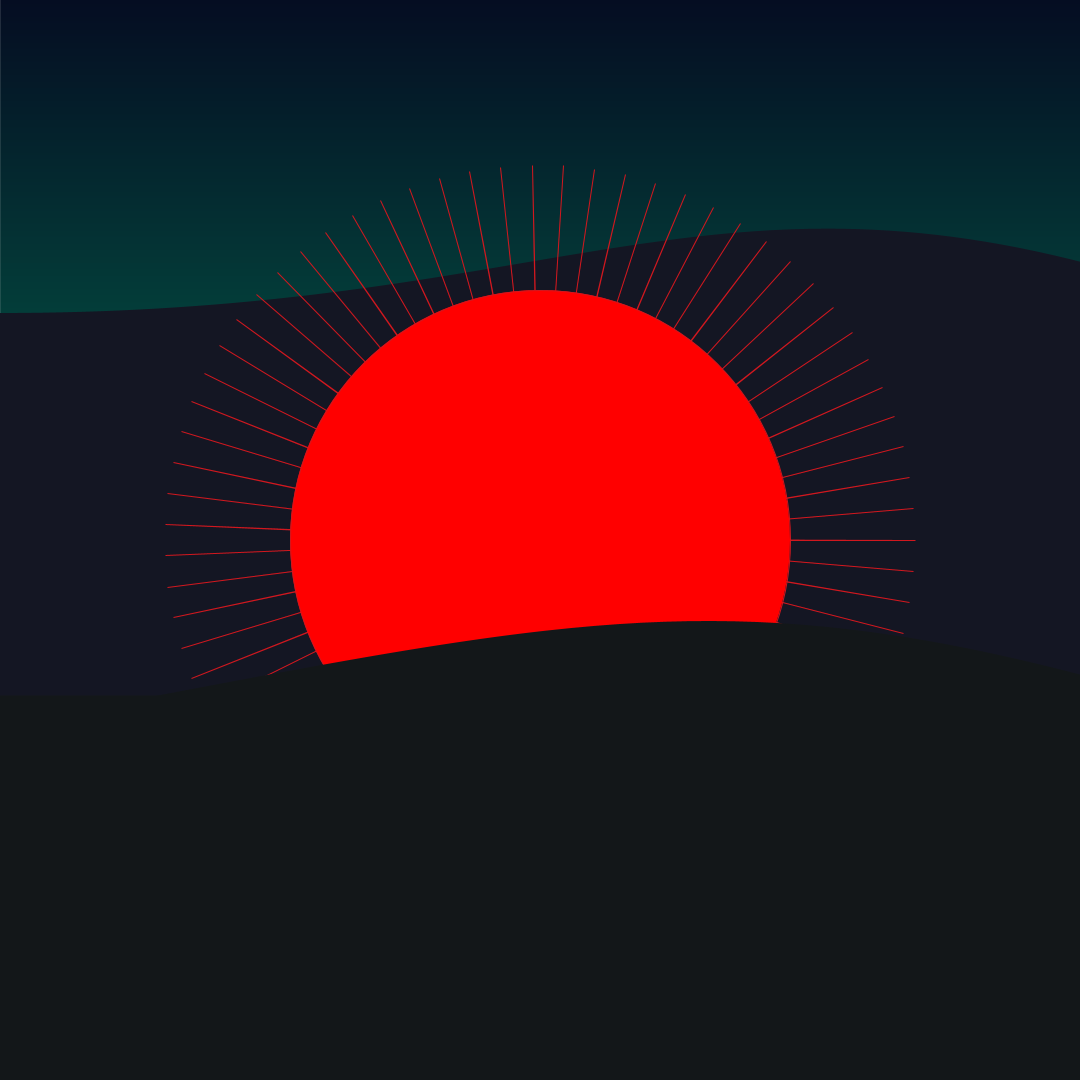
Frame 1 (no input)
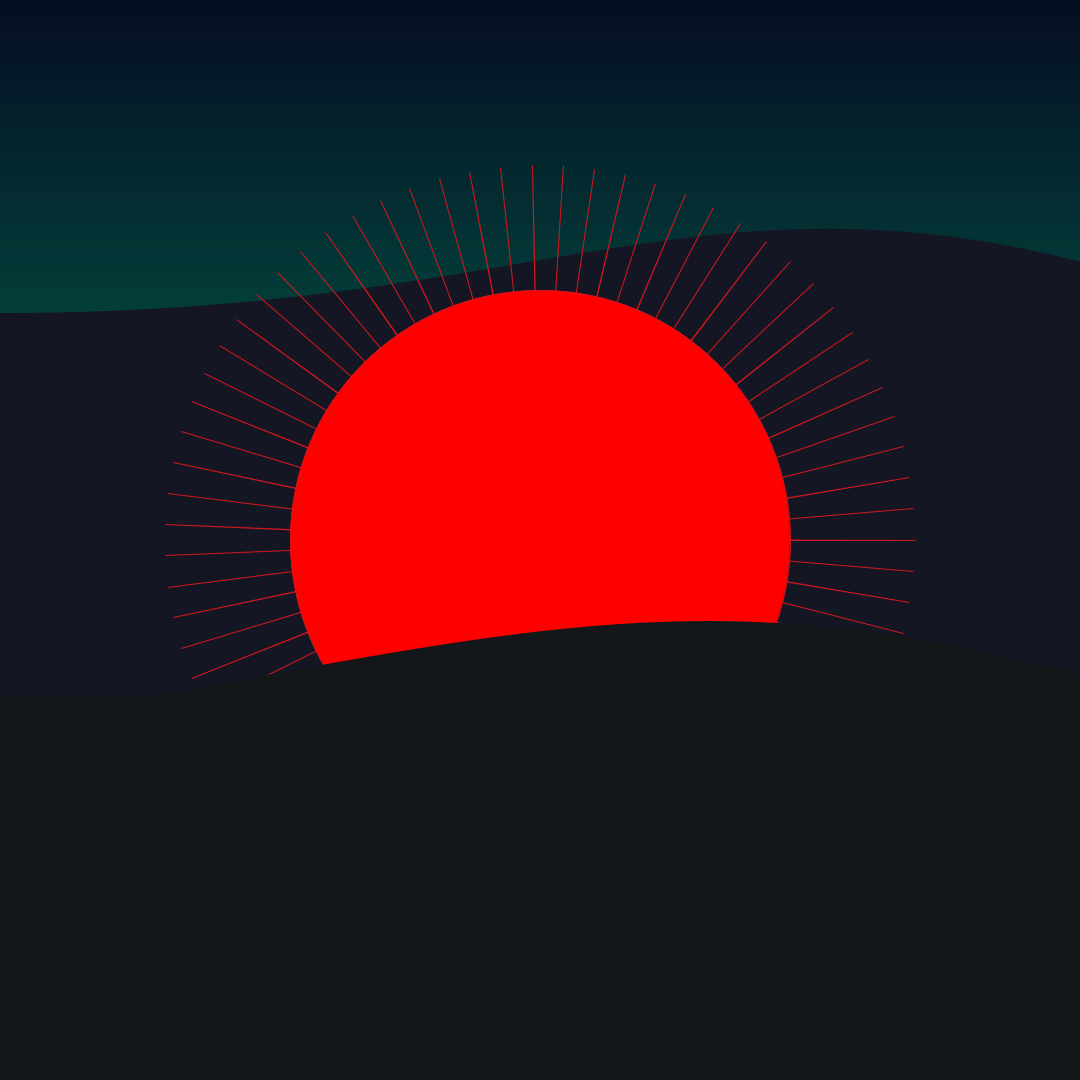
Frame 2 (the mouse pressed at the canvas centre, redrawn once)

The Processing sketch that drew these frames (run headless with seeded random() and noise(); the mouse was pressed at the canvas centre and the sketch redrawn once):

// Processing sketch: here_comes_the_sun
// ── here_comes_the_sun.pde
//Ming Mai
//DM-UY-1133-D Assignment 01.b: "Digitize the Old Guard!"
//The reference for this image is by an artist called Amira Brown
//the original work can be found here: https://amirahbillo.tumblr.com/post/184555409301/the-suns-sea-goes-real-deep-patreon

//importing the pdf library
//import processing.pdf.*; //uncomment this line to save as pdf (1 of 3)

//the following 4 lines were taken from the processing examples libarary on gradients, they declare variables
// Constants
int Y_AXIS = 1; //sets the variable Y_AXIS as the integer 1
color c1, c2; //sets the variables c1, c2 as colors

void setup() {
  size(1080, 1080); //this is the size of the canvas

  c1 = color(5, 13, 34); //this is the first color of the gradient
  c2 = color(3, 67, 60); //this is the second color of the gradient

  noLoop(); //this was from the original gradient code, it stops the draw function from looping
  
  //beginRecord(PDF, "red_sun.pdf"); //uncomment this to save as pdf (2 of 3)
}

void draw() {

  //the setGradient function takes (x, y, width, height, c1, c2, axis)
  //the gradient works without x axis
  setGradient(0, 0, 1080, 350, c1, c2, Y_AXIS);

  //the following lines are to make the top wave
  stroke(20, 22, 35);
  strokeWeight(75); //this was used to make the combination of the rectangle and curve more seamless
  //bezier takes pairs of points, the first and last pairs determine the beginning and end points of the curve
  bezier(0, 350, 540, 350, 700, 200, 1080, 300); //this was to draw in the main curve
  bezier(600, 300, 800, 300, 900, 300, 1080, 300); //this was to fill in missing space

  fill(20, 22, 35); //this determines the fill color
  stroke(20, 22, 35); //set stroke color
  strokeWeight(10); //set thickness of stroke
  rect(0, 330, 1080, 500); //rectangle takes (x (from the left corner?), y, width, height)
  //end top wave

  //the following lines are used to make the red sun
  fill(210, 23, 30); //this is the red color, this determines the fill color
  strokeWeight(1); //this makes the rays of the star thin, set thickness of stroke
  stroke(210, 23, 30); //this makes the edge of the rays red, set stroke color
  star(540, 540, 5, 375, 75); //this function makes the rays of the sun

  fill(255, 0, 0); //this is the red color
  //circle takes (x, y, diameter)
  circle(540, 540, 500);
  //end red sun

  //the following lines are to make the bottom wave
  fill(19, 23, 25); //this changes the fill color to blue
  stroke(19, 23, 25); //this changes the stroke color to blue
  strokeWeight(50); //this was used to make the combination of the rectangle and curve more seamless
  //bezier takes pairs of points, the first and last pairs determine the beginning and end points of the curve
  bezier(0, 750, 540, 650, 700, 600, 1080, 700);

  stroke(19, 23, 25); //set stroke color
  strokeWeight(10); //set stroke weight
  rect(0, 700, 1080, 380); //rectangle takes (x (from the left corner?), y, width, height)
  
  //!!!uncomment below to save as pdf(2 of 2)!!!
  //endRecord(); //ends pdf recording
  //!!!uncomment below to save as bitmap!!!
  //save("red_sun.png");
}

//This gradient function was taken from the processing examples library and modified 
//it makes a rectangle with a gradient inside the axis determines which way the gradient runs
void setGradient(int x, int y, float w, float h, color c1, color c2, int axis ) {

  noFill();

  if (axis == Y_AXIS) {  // Top to bottom gradient
    //for creates a loop which will execute this function until a condition is met
    //its inputs are (statement executed at beginning of loop; a test which while true will continue the loop; what happens at the end of every cycle
    for (int i = y; i <= y+h; i++) { //i is a placeholder, this loop goes downwards line by line until the the height of the rectangle is reached
      //map takes the inputs (number, orginal lower bound, original upper bound, new lower bound, new upper bound)
      float inter = map(i, y, y+h, 0, 1); //the map function takes a number from one range and maps it to another
      color c = lerpColor(c1, c2, inter); //lerpColor finds the color inbetween two colors 
      stroke(c); //this changes the line color to the current color being lerped
      line(x, i, x+w, i); //this draws out the line 
    }
  }
}

//this star function was taken from the processing examples library https://processing.org/examples/star.html
//now there is only one star and it does not rotate
//the general idea of this function is to go in a circle and plot points along the circle such that a star is born
//this defines the "star" function which takes 5 inputs:
//(x, y, the radius of concave points, the radius of the concave points, number of concave points)
void star(float x, float y, float radius1, float radius2, int npoints) {
  //these two variables/helper functions are defined first
  float angle = TWO_PI / npoints; //the angle is 2*pi / number of points
  float halfAngle = angle/2.0; // 2.0 was used because it is a float not an integer
  beginShape(); //beginShape is used to create more complex shapes
  //for creates a loop which will execute this function until a condition is met
  //its inputs are (statement executed at beginning of loop; a test which while true will continue the loop; what happens at the end of every cycle
  for (float a = 0; a < TWO_PI; a += angle) { //a is a placeholder variable which interacts with the input of npoints
    //a = 0, while a is less than two pi, add the value angle to the current value of a
    float sx = x + cos(a) * radius2;  
    float sy = y + sin(a) * radius2;
    vertex(sx, sy); //this gives the points of the convex parts of the star
    sx = x + cos(a+halfAngle) * radius1;
    sy = y + sin(a+halfAngle) * radius1;
    vertex(sx, sy); //this gives the points of the concave parts of the star
  }
  endShape(CLOSE); //this is required in tandem with the beginShape() function
}
